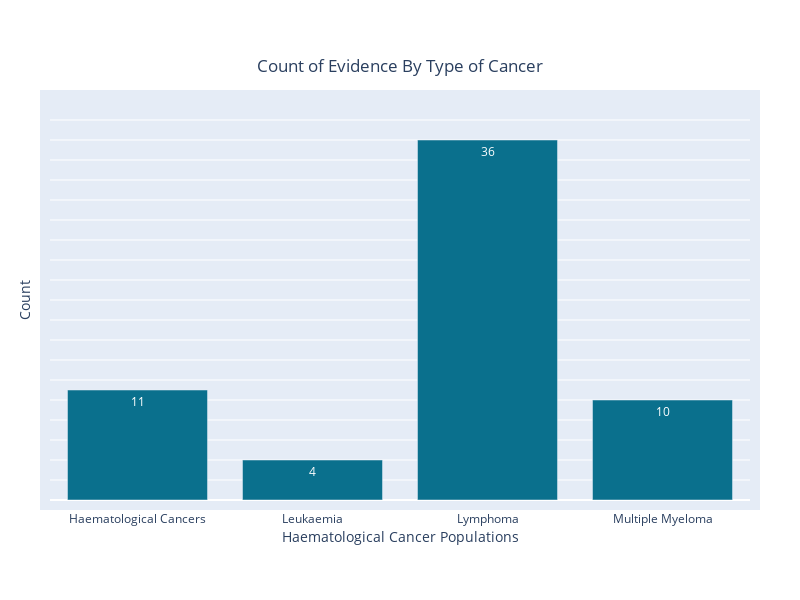

This figure's notebook cell:
### Markdown cell above
&nbsp;

# Counts

### Code cell
# Define color values
gorilla_dark_blue = 'rgb(10, 112, 141)'
gorilla_light_blue = 'rgb(13, 149, 188)'

# Get the value counts and covert to a dataframe
df = dataframe_one["Type of Cancer"].value_counts().reset_index(name='Count')
df.rename(columns={'index': 'Year of Publication'}, inplace=True)

# First Filter (optional)
values_to_exclude = []
filt = df['Count'].isin(values_to_exclude)
df = df[~filt]

# Second Filter  (optional)
#filt = df['Year of Publication'] >2000
#df = df[filt]

# Sort the DataFrame by the years
df = df.sort_values('Year of Publication')

# Create the figure
fig = go.Figure()

# Add the bar chart
fig.add_trace(go.Bar(
    x=df['Year of Publication'].astype(str),  # x values are the years
    y=df['Count'],  # y values are the counts
    text=df['Count'],
    textposition='auto',
    marker=dict(color=gorilla_dark_blue),  # Set the color of the bars to dark blue
))

# Set the title and axis labels
fig.update_layout(
    width=800,
    height=600,
    title={
        'text': 'Count of Evidence By Type of Cancer',
        'x': 0.5,
        'y': 0.9,
        'xanchor': 'center',
        'yanchor': 'top',
    },
    plot_bgcolor='rgba(229, 236, 246, 8)',  # Change the background color.
    showlegend = False, # Legend on/off
    
    yaxis=dict(
        title='Count', # Y-axis title
        showticklabels=False, # Y-axis labels on/off
        showgrid=True,  # This turns the y-gridlines on/off
        range=[0, 40], # Set y-axis value range
        tick0=0, # Set baseline value
        dtick=2,  # Adjust this value to change the y-axis increment size
    ),
    
    xaxis=dict(
        title='Haematological Cancer Populations',
        showticklabels=True, 
        showgrid=False,  # This turns the x-gridlines on/off
        tickformat='d',  # Format the tick labels as integers
        nticks=20,  # Set the number of x-axis ticks
        tickangle =0,
    ),
    
    legend=dict(
        x=0.9,
        y=0.95,
        bgcolor='rgba(255, 255, 255, 0.7)',
        bordercolor='black',
        borderwidth=1,
    ),
    
    margin=dict(  # Adjust the margins around the plot
        l=50,  # left margin
        r=50,  # right margin
        b=100,  # bottom margin
        t=100,  # top margin
        pad=10,  # padding
    ),
    
)
    
# Show the graph
fig.show()

### Figure 1 — Plotly figure (JSON) as saved in the notebook; plotly's stock layout.template omitted (floating-point values rounded to 4 significant figures)
{"data": [{"marker": {"color": "rgb(10, 112, 141)"}, "text": [11, 4, 36, 10], "textposition": "auto", "type": "bar", "x": ["Haematological Cancers", "Leukaemia", "Lymphoma", "Multiple Myeloma"], "y": [11, 4, 36, 10]}], "layout": {"height": 600, "legend": {"bgcolor": "rgba(255, 255, 255, 0.7)", "bordercolor": "black", "borderwidth": 1, "x": 0.9, "y": 0.95}, "margin": {"b": 100, "l": 50, "pad": 10, "r": 50, "t": 100}, "plot_bgcolor": "rgba(229, 236, 246, 8)", "showlegend": false, "title": {"text": "Count of Evidence By Type of Cancer", "x": 0.5, "xanchor": "center", "y": 0.9, "yanchor": "top"}, "width": 800, "xaxis": {"nticks": 20, "showgrid": false, "showticklabels": true, "tickangle": 0, "tickformat": "d", "title": {"text": "Haematological Cancer Populations"}}, "yaxis": {"dtick": 2, "range": [0, 40], "showgrid": true, "showticklabels": false, "tick0": 0, "title": {"text": "Count"}}}}
